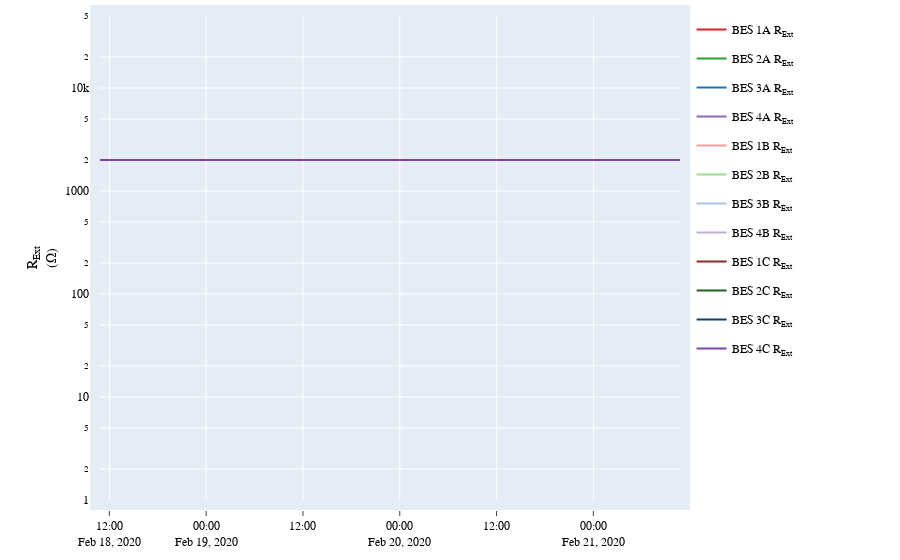

Notebook source saved alongside this figure:
### Code cell
chart_figs[0]["REXT"]

### Figure 1 — Plotly figure (JSON) as saved in the notebook; plotly's stock layout.template omitted (floating-point values rounded to 4 significant figures; data arrays with more than 128 entries replaced by an {"elided": "..."} marker saying what was removed)
{"data": [{"connectgaps": true, "legendgroup": "BES 1A R<sub>Ext</sub>", "line": {"color": "rgba(213,38,39,1)", "width": 2}, "mode": "lines", "name": "BES 1A R<sub>Ext</sub>", "showlegend": true, "type": "scatter", "x": {"elided": "4272 str values"}, "y": {"elided": "4272 int values"}}, {"connectgaps": true, "legendgroup": "BES 2A R<sub>Ext</sub>", "line": {"color": "rgba(43,159,43,1)", "width": 2}, "mode": "lines", "name": "BES 2A R<sub>Ext</sub>", "showlegend": true, "type": "scatter", "x": {"elided": "4272 str values"}, "y": {"elided": "4272 int values"}}, {"connectgaps": true, "legendgroup": "BES 3A R<sub>Ext</sub>", "line": {"color": "rgba(30,118,179,1)", "width": 2}, "mode": "lines", "name": "BES 3A R<sub>Ext</sub>", "showlegend": true, "type": "scatter", "x": {"elided": "4272 str values"}, "y": {"elided": "4272 int values"}}, {"connectgaps": true, "legendgroup": "BES 4A R<sub>Ext</sub>", "line": {"color": "rgba(147,103,188,1)", "width": 2}, "mode": "lines", "name": "BES 4A R<sub>Ext</sub>", "showlegend": true, "type": "scatter", "x": {"elided": "4272 str values"}, "y": {"elided": "4272 int values"}}, {"connectgaps": true, "legendgroup": "BES 1B R<sub>Ext</sub>", "line": {"color": "rgba(255,152,149,1)", "width": 2}, "mode": "lines", "name": "BES 1B R<sub>Ext</sub>", "showlegend": true, "type": "scatter", "x": {"elided": "4272 str values"}, "y": {"elided": "4272 int values"}}, {"connectgaps": true, "legendgroup": "BES 2B R<sub>Ext</sub>", "line": {"color": "rgba(152,222,137,1)", "width": 2}, "mode": "lines", "name": "BES 2B R<sub>Ext</sub>", "showlegend": true, "type": "scatter", "x": {"elided": "4272 str values"}, "y": {"elided": "4272 int values"}}, {"connectgaps": true, "legendgroup": "BES 3B R<sub>Ext</sub>", "line": {"color": "rgba(173,198,231,1)", "width": 2}, "mode": "lines", "name": "BES 3B R<sub>Ext</sub>", "showlegend": true, "type": "scatter", "x": {"elided": "4272 str values"}, "y": {"elided": "4272 int values"}}, {"connectgaps": true, "legendgroup": "BES 4B R<sub>Ext</sub>", "line": {"color": "rgba(196,175,212,1)", "width": 2}, "mode": "lines", "name": "BES 4B R<sub>Ext</sub>", "showlegend": true, "type": "scatter", "x": {"elided": "4272 str values"}, "y": {"elided": "4272 int values"}}, {"connectgaps": true, "legendgroup": "BES 1C R<sub>Ext</sub>", "line": {"color": "rgba(137,41,41,1)", "width": 2}, "mode": "lines", "name": "BES 1C R<sub>Ext</sub>", "showlegend": true, "type": "scatter", "x": {"elided": "4272 str values"}, "y": {"elided": "4272 int values"}}, {"connectgaps": true, "legendgroup": "BES 2C R<sub>Ext</sub>", "line": {"color": "rgba(27,99,29,1)", "width": 2}, "mode": "lines", "name": "BES 2C R<sub>Ext</sub>", "showlegend": true, "type": "scatter", "x": {"elided": "4272 str values"}, "y": {"elided": "4272 int values"}}, {"connectgaps": true, "legendgroup": "BES 3C R<sub>Ext</sub>", "line": {"color": "rgba(13,67,103,1)", "width": 2}, "mode": "lines", "name": "BES 3C R<sub>Ext</sub>", "showlegend": true, "type": "scatter", "x": {"elided": "4272 str values"}, "y": {"elided": "4272 int values"}}, {"connectgaps": true, "legendgroup": "BES 4C R<sub>Ext</sub>", "line": {"color": "rgba(125,68,176,1)", "width": 2}, "mode": "lines", "name": "BES 4C R<sub>Ext</sub>", "showlegend": true, "type": "scatter", "x": {"elided": "4272 str values"}, "y": {"elided": "4272 int values"}}], "layout": {"font": {"color": "black", "family": "Arial", "size": 12}, "margin": {"b": 15, "l": 100, "pad": 10, "r": 220, "t": 15}, "xaxis": {"mirror": true, "range": ["2020-02-18 10:50:21+00:00", "2020-02-21 10:44:20+00:00"], "showgrid": true, "showline": true, "showticklabels": true, "ticks": "outside"}, "yaxis": {"mirror": true, "range": [0, 4.708], "title": {"text": "R<sub>Ext</sub><br>(Ω)"}, "type": "log"}}}
